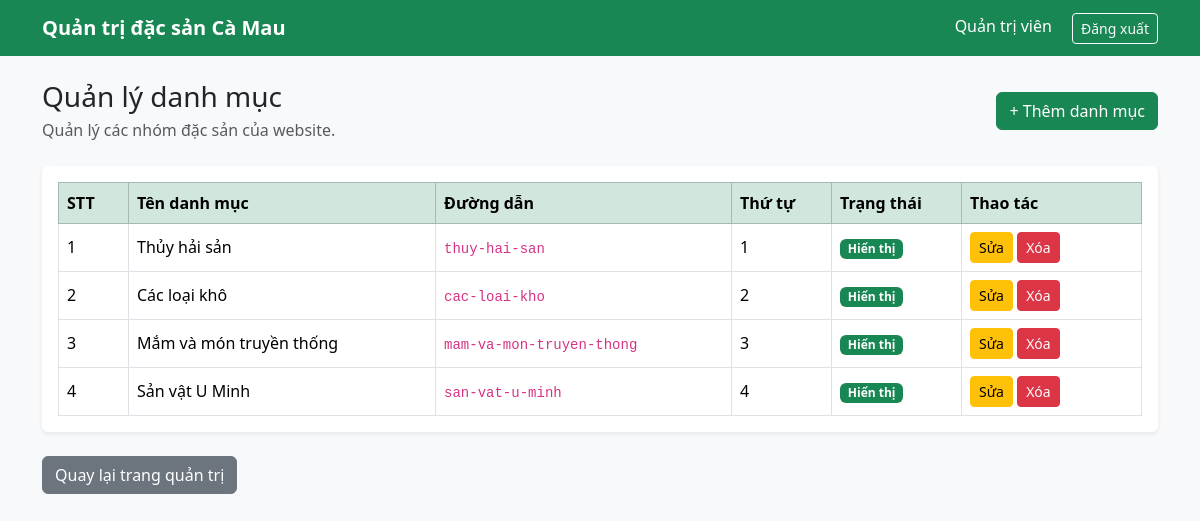
Page /admin/danh-muc/index.php (signed in) on the committed database.
### tables this page shows
CREATE TABLE `danh_muc` (
  `id` int(11) NOT NULL,
  `ten_danh_muc` varchar(150) NOT NULL,
  `slug` varchar(180) NOT NULL,
  `mo_ta` text DEFAULT NULL,
  `thu_tu` int(11) NOT NULL DEFAULT 0,
  `trang_thai` tinyint(1) NOT NULL DEFAULT 1,
  `ngay_tao` datetime NOT NULL DEFAULT current_timestamp(),
  `ngay_cap_nhat` datetime NOT NULL DEFAULT current_timestamp() ON UPDATE current_timestamp()
);

### admin/danh-muc/index.php (the view, shortened to what this page needs)
<?php
require_once __DIR__ . '/../../config/database.php';
$stmt = $pdo->query(
    'SELECT id, ten_danh_muc, slug, thu_tu, trang_thai, ngay_tao
     FROM danh_muc
     ORDER BY thu_tu ASC, id DESC'
);
$danhMuc = $stmt->fetchAll();
?>
<!DOCTYPE html>
<html lang="vi">
<head>
    <link
        href="https://cdn.jsdelivr.net/npm/bootstrap@5.3.3/dist/css/bootstrap.min.css"
        rel="stylesheet"
    >
</head>
<body class="bg-light">
    <nav class="navbar navbar-dark bg-success">
        <div class="container">
            <a
                class="navbar-brand fw-bold"
                href="/dac-san-ca-mau/admin/index.php"
            >
                Quản trị đặc sản Cà Mau
            </a>
            <div>
                <span class="text-white me-3">
                    <?= htmlspecialchars($_SESSION['admin_name']) ?>
                </span>
                <a
                    href="/dac-san-ca-mau/admin/logout.php"
                    class="btn btn-outline-light btn-sm"
                >
                    Đăng xuất
                </a>
            </div>
        </div>
    </nav>
    <main class="container py-4">
        <div
            class="d-flex justify-content-between
                   align-items-center flex-wrap gap-2 mb-4"
        >
            <div>
                <h1 class="h3 mb-1">Quản lý danh mục</h1>
                <p class="text-muted mb-0">
                    Quản lý các nhóm đặc sản của website.
                </p>
            </div>
            <a href="create.php" class="btn btn-success">
                + Thêm danh mục
            </a>
        </div>
        <div class="card border-0 shadow-sm">
            <div class="card-body">
                <div class="table-responsive">
                    <table
                        class="table table-bordered
                               table-hover align-middle mb-0"
                    >
                        <thead class="table-success">
                            <tr>
                                <th style="width: 70px;">STT</th>
                                <th>Tên danh mục</th>
                                <th>Đường dẫn</th>
                                <th style="width: 100px;">Thứ tự</th>
                                <th style="width: 130px;">Trạng thái</th>
                                <th style="width: 180px;">Thao tác</th>
                            </tr>
                        </thead>
                        <tbody>
                            <?php if (empty($danhMuc)): ?>
                                <tr>
                                    <td
                                        colspan="6"
                                        class="text-center text-muted py-4"
                                    >
                                        Chưa có danh mục nào.
                                    </td>
                                </tr>
                            <?php else: ?>
                                <?php foreach ($danhMuc as $index => $item): ?>
                                    <tr>
                                        <td><?= $index + 1 ?></td>
                                        <td>
                                            <?= htmlspecialchars(
                                                $item['ten_danh_muc']
                                            ) ?>
                                        </td>
                                        <td>
                                            <code>
                                                <?= htmlspecialchars(
                                                    $item['slug']
                                                ) ?>
                                            </code>
                                        </td>
                                        <td>
                                            <?= (int) $item['thu_tu'] ?>
                                        </td>
                                        <td>
                                            <?php if ((int) $item['trang_thai'] === 1): ?>
                                                <span class="badge bg-success">
                                                    Hiển thị
                                                </span>
                                            <?php else: ?>
                                                <span class="badge bg-secondary">
                                                    Đang ẩn
                                                </span>
                                            <?php endif; ?>
                                        </td>
                                        <td>
                                            <a
                                                href="edit.php?id=<?= (int) $item['id'] ?>"
                                                class="btn btn-warning btn-sm"
                                            >
                                                Sửa
                                            </a>
                                            <form
                                                action="delete.php"
                                                method="post"
                                                class="d-inline"
                                                onsubmit="return confirm(
                                                    'Bạn có chắc muốn xóa danh mục này?'
                                                );"
                                            >
                                                <button
                                                    type="submit"
                                                    class="btn btn-danger btn-sm"
                                                >
                                                    Xóa
                                                </button>
                                            </form>
                                        </td>
                                    </tr>
                                <?php endforeach; ?>
                            <?php endif; ?>
                        </tbody>
                    </table>
                </div>
            </div>
        </div>
        <a
            href="/dac-san-ca-mau/admin/index.php"
            class="btn btn-secondary mt-4"
        >
            Quay lại trang quản trị
        </a>
    </main>
</body>
</html>

### rows in the picture
danh_muc: ten_danh_muc "Thủy hải sản", slug "thuy-hai-san", thu_tu "1", trang_thai "Hiển thị"
danh_muc: ten_danh_muc "Các loại khô", slug "cac-loai-kho", thu_tu "2", trang_thai "Hiển thị"
danh_muc: ten_danh_muc "Mắm và món truyền thống", slug "mam-va-mon-truyen-thong", thu_tu "3", trang_thai "Hiển thị"
danh_muc: ten_danh_muc "Sản vật U Minh", slug "san-vat-u-minh", thu_tu "4", trang_thai "Hiển thị"

### other values in the picture
$_SESSION['admin_name'] "Quản trị viên"
